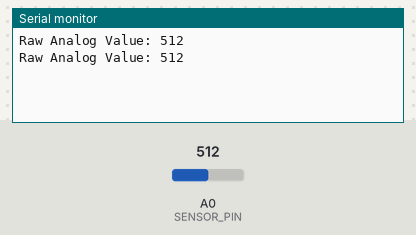
The sketch below on a simulated Arduino Uno, built with avr-gcc and run on an emulated ATmega328P. Shown: the last lines printed to the serial monitor. The inputs (shaded band) are chosen by the test bench; at power-on: A0 (SENSOR_PIN) = 512.

Above: at 1.8 s.
1.9 s: A0 (SENSOR_PIN) set to 716
At 2.8 s:
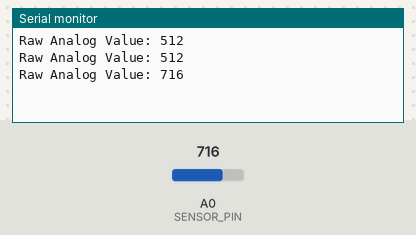
3.4 s: A0 (SENSOR_PIN) set to 900
At 4.8 s:
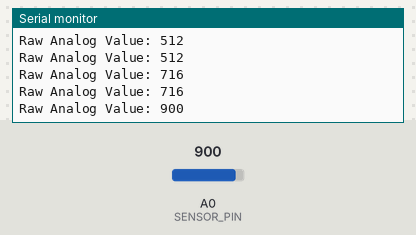
Timing chart, 0 to 6.4 s (numbered marks = the images above; inputs shaded):
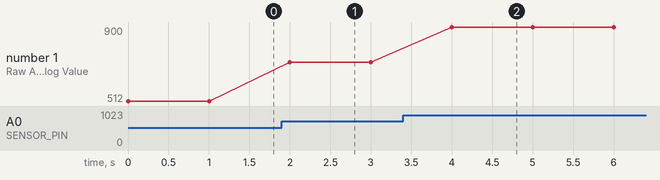

The sketch:

1_Calibrate_Moisture_Sensor.ino
```cpp
// File: 1_Calibrate_Moisture_Sensor.ino

#define SENSOR_PIN A0

void setup() {
  Serial.begin(115200);
}

void loop() {
  int rawValue = analogRead(SENSOR_PIN);

  Serial.print("Raw Analog Value: ");
  Serial.println(rawValue);

  delay(1000);
}
```

Measured:
- after the input at 1.9 s, the serial monitor: prints a new line after 0.10 s (image 1)
- after the input at 3.4 s, the serial monitor: prints a new line after 0.60 s (image 2)
- plotted number 1: 512 → 716 after the input at 1.9 s, 716 → 900 after the input at 3.4 s
